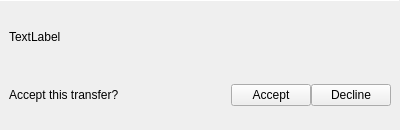
<?xml version="1.0" encoding="UTF-8"?>
<ui version="4.0">
 <class>NearbyShareTargetSession</class>
 <widget class="QWidget" name="NearbyShareTargetSession">
  <property name="geometry">
   <rect>
    <x>0</x>
    <y>0</y>
    <width>400</width>
    <height>130</height>
   </rect>
  </property>
  <property name="windowTitle">
   <string>Form</string>
  </property>
  <layout class="QVBoxLayout" name="verticalLayout_2">
   <property name="spacing">
    <number>0</number>
   </property>
   <property name="leftMargin">
    <number>0</number>
   </property>
   <property name="topMargin">
    <number>0</number>
   </property>
   <property name="rightMargin">
    <number>0</number>
   </property>
   <property name="bottomMargin">
    <number>0</number>
   </property>
   <item>
    <widget class="Line" name="singlePixelHorizontalLine">
     <property name="maximumSize">
      <size>
       <width>16777215</width>
       <height>1</height>
      </size>
     </property>
     <property name="orientation">
      <enum>Qt::Horizontal</enum>
     </property>
    </widget>
   </item>
   <item>
    <layout class="QVBoxLayout" name="verticalLayout">
     <property name="spacing">
      <number>6</number>
     </property>
     <property name="leftMargin">
      <number>9</number>
     </property>
     <property name="topMargin">
      <number>9</number>
     </property>
     <property name="rightMargin">
      <number>9</number>
     </property>
     <property name="bottomMargin">
      <number>9</number>
     </property>
     <item>
      <widget class="QLabel" name="pinLabel">
       <property name="text">
        <string>TextLabel</string>
       </property>
      </widget>
     </item>
     <item>
      <layout class="QGridLayout" name="transfersLayout"/>
     </item>
     <item>
      <widget class="QWidget" name="statusWidget" native="true">
       <layout class="QHBoxLayout" name="horizontalLayout">
        <property name="spacing">
         <number>0</number>
        </property>
        <property name="leftMargin">
         <number>0</number>
        </property>
        <property name="topMargin">
         <number>0</number>
        </property>
        <property name="rightMargin">
         <number>0</number>
        </property>
        <property name="bottomMargin">
         <number>0</number>
        </property>
        <item>
         <widget class="QLabel" name="statusLabel">
          <property name="text">
           <string notr="true">Accept this transfer?</string>
          </property>
         </widget>
        </item>
        <item>
         <spacer name="horizontalSpacer">
          <property name="orientation">
           <enum>Qt::Horizontal</enum>
          </property>
          <property name="sizeHint" stdset="0">
           <size>
            <width>40</width>
            <height>20</height>
           </size>
          </property>
         </spacer>
        </item>
        <item>
         <widget class="QWidget" name="statusButtons" native="true">
          <layout class="QHBoxLayout" name="horizontalLayout_2">
           <property name="spacing">
            <number>0</number>
           </property>
           <property name="leftMargin">
            <number>0</number>
           </property>
           <property name="topMargin">
            <number>0</number>
           </property>
           <property name="rightMargin">
            <number>0</number>
           </property>
           <property name="bottomMargin">
            <number>0</number>
           </property>
           <item>
            <widget class="QPushButton" name="acceptButton">
             <property name="text">
              <string>Accept</string>
             </property>
             <property name="icon">
              <iconset theme="dialog-ok"/>
             </property>
            </widget>
           </item>
           <item>
            <widget class="QPushButton" name="declineButton">
             <property name="text">
              <string>Decline</string>
             </property>
             <property name="icon">
              <iconset theme="dialog-cancel"/>
             </property>
            </widget>
           </item>
          </layout>
         </widget>
        </item>
       </layout>
      </widget>
     </item>
    </layout>
   </item>
  </layout>
 </widget>
 <resources/>
 <connections/>
</ui>
